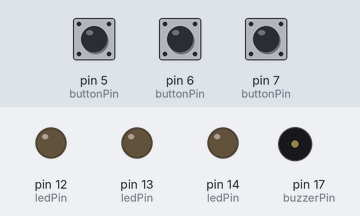
Recording of a sketch running on a simulated Arduino Uno, built with avr-gcc and run on an emulated ATmega328P. Shown: output pins drawn as LEDs (lit = HIGH), buzzer (waves = sounding, pin HIGH). The test bench sets the inputs (shaded band); at power-on: pin 5 (buttonPin) HIGH, pin 6 (buttonPin) HIGH, pin 7 (buttonPin) HIGH.

Above: at 1.2 s.
1.3 s: pin 5 (buttonPin) pulled LOW for 0.15 s
At 1.7 s:
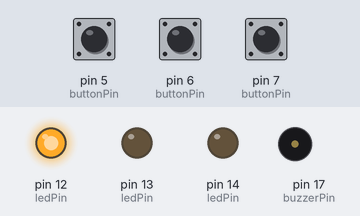
2.9 s: pin 6 (buttonPin) pulled LOW for 0.15 s
At 4.2 s:
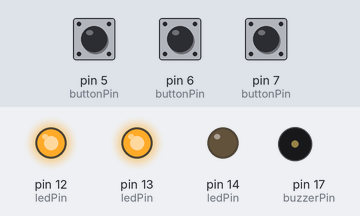
4.5 s: pin 7 (buttonPin) pulled LOW for 0.15 s
At 5.4 s:
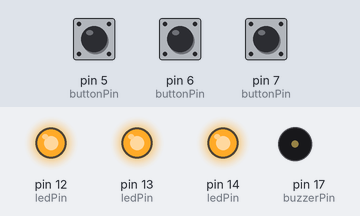
6.1 s: pin 5 (buttonPin) pulled LOW for 1 s
At 6.6 s:
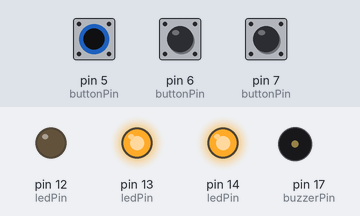
8.6 s: pin 6 (buttonPin) pulled LOW for 1 s
At 9.7 s:
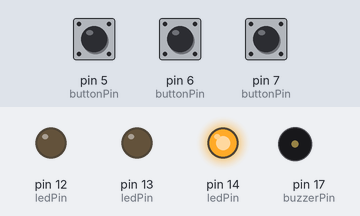
11.1 s: pin 7 (buttonPin) pulled LOW for 1 s
At 11.6 s:
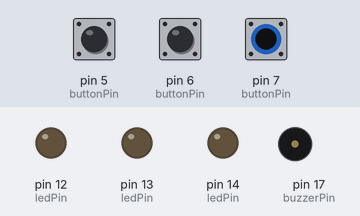
Timing chart, 0 to 14.1 s (numbered marks = the images above; inputs shaded):
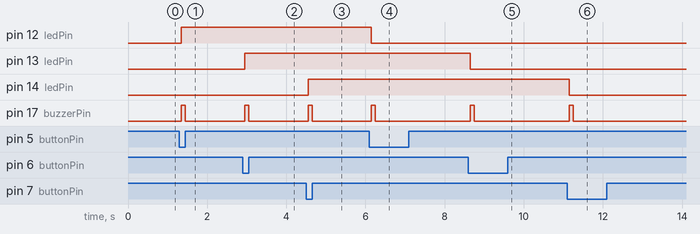

The sketch:

beep.ino
```cpp
/*
  Beep

Quando um botão for pressionado, o LED correspondente será alterado e um beep curto será emitido pelo buzzer.

Autor: Fabio Souza
Data: 30/08/2023
*/

//mapeamento de pinos
#define LED_VERMELHO 14   // Pino do LED Vermelho
#define LED_VERDE 13      // Pino do LED Verde
#define LED_AZUL 12       // Pino do LED Azul
#define BOTAO_1 7         // Pino do Botão 1
#define BOTAO_2 6         // Pino do Botão 2
#define BOTAO_3 5         // Pino do Botão 3
#define BOTAO_4 4         // Pino do Botão 4
#define BOTAO_5 3         // Pino do Botão 5
#define BOTAO_6 2         // Pino do Botão 6
#define BUZZER 17         // Pino do Buzzer
#define DHT11 15          // Pino do DHT11
#define LDR 1             // Pino do LDR
#define OLED_SDA 8        // Pino SDA do OLED
#define OLED_SCL 9        // Pino SCL do OLED

//mapeamento de botões
#define BT_UP BOTAO_1     // Botão UP - botão 1
#define BT_DOWN BOTAO_4   // Botão DOWN - botão 4
#define BT_LEFT BOTAO_2   // Botão LEFT - botão 2
#define BT_RIGHT BOTAO_3  // Botão RIGHT - botão 3
#define BT_A BOTAO_6      // Botão A - botão 6
#define BT_B BOTAO_5      // Botão B - botão 5

const int buttonPin[] = {BOTAO_1, BOTAO_2, BOTAO_3};  // Pinos dos Botões 1, 2 e 3
const int ledPin[] = {LED_VERMELHO, LED_VERDE, LED_AZUL};  // Pinos dos LEDs Vermelho, Verde e Azul
const int buzzerPin = BUZZER;           // Pino do Buzzer

unsigned long debounceDelay = 50; // Atraso para evitar o efeito de debounce
unsigned long lastDebounceTime[] = {0, 0, 0}; // Último tempo de debounce para cada botão

int buttonState[] = {HIGH, HIGH, HIGH};   // Estado atual de cada botão
int lastButtonState[] = {HIGH, HIGH, HIGH}; // Último estado de cada botão
int ledState[] = {LOW, LOW, LOW};       // Estado atual de cada LED

// Configuração inicial
void setup() {
  for (int i = 0; i < sizeof(buttonPin) / sizeof(buttonPin[0]); i++) {  // Loop para configurar os pinos dos botões e dos LEDs
    pinMode(buttonPin[i], INPUT_PULLUP);                                // Configura os pinos dos botões como entrada
    pinMode(ledPin[i], OUTPUT);                                         // Configura os pinos dos LEDs como saída
  }
  pinMode(buzzerPin, OUTPUT);                                           // Configura o pino do buzzer como saída
}

// Loop principal
void loop() {
  for (int i = 0; i < sizeof(buttonPin) / sizeof(buttonPin[0]); i++) {  // Loop para ler o estado de cada botão
    int reading = digitalRead(buttonPin[i]);                            // Lê o estado do botão

    if (reading != lastButtonState[i]) {                                // Verifica se o estado do botão foi alterado
      lastDebounceTime[i] = millis();                                   // Atualiza o tempo de debounce
    }

    if ((millis() - lastDebounceTime[i]) > debounceDelay) {             // Verifica se o tempo de debounce foi atingido
      if (reading != buttonState[i]) {                                  // Verifica se o estado do botão foi alterado
        buttonState[i] = reading;                                       // Atualiza o estado do botão

        if (buttonState[i] == LOW) {                                    // Verifica se o botão foi pressionado
          ledState[i] = !ledState[i];                                   // Inverte o estado do LED
          digitalWrite(ledPin[i], ledState[i]);                         // Atualiza o estado do LED
          beep();                                                       // Emite um beep curto
        }
      }
    }
    lastButtonState[i] = reading; // Atualiza o último estado do botão
  }
}

/*
Função para emitir um beep curto
argumentos: nenhum
retorno: nenhum
*/
void beep() {
  digitalWrite(buzzerPin, HIGH); // Liga o buzzer
  delay(100);                     // Mantém o buzzer ligado por 100 ms
  digitalWrite(buzzerPin, LOW);  // Desliga o buzzer
}
```

Measured:
- after the input at 1.3 s, pin 12 (ledPin): LOW → HIGH after 0.05 s; pin 17 (buzzerPin): LOW → HIGH after 0.05 s, → LOW 0.10 s later
- after the input at 2.9 s, pin 13 (ledPin): LOW → HIGH after 0.05 s; pin 17 (buzzerPin): LOW → HIGH after 0.05 s, → LOW 0.10 s later
- after the input at 4.5 s, pin 14 (ledPin): LOW → HIGH after 0.05 s; pin 17 (buzzerPin): LOW → HIGH after 0.05 s, → LOW 0.10 s later
- after the input at 6.1 s, pin 12 (ledPin): HIGH → LOW after 0.05 s; pin 17 (buzzerPin): LOW → HIGH after 0.05 s, → LOW 0.10 s later
- after the input at 8.6 s, pin 13 (ledPin): HIGH → LOW after 0.05 s; pin 17 (buzzerPin): LOW → HIGH after 0.05 s, → LOW 0.10 s later
- after the input at 11.1 s, pin 14 (ledPin): HIGH → LOW after 0.05 s; pin 17 (buzzerPin): LOW → HIGH after 0.05 s, → LOW 0.10 s later
